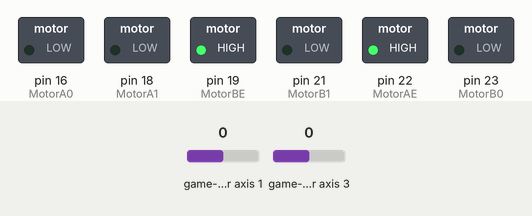
The program below on a simulated Raspberry Pi (header pin numbers). Parts: switched loads named in the program (green lamp = pin HIGH). The inputs (shaded band) are chosen by the test bench; at power-on: game-controller axis 1 0, game-controller axis 3 0. What the program prints to the terminal is not drawn.

Above: at 1.2 s.
1.3 s: game-controller axis 1 set to -1
At 2.5 s:
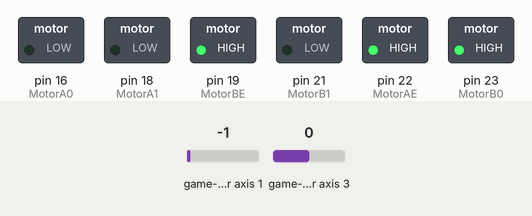
2.8 s: game-controller axis 3 set to -1
At 3.9 s:
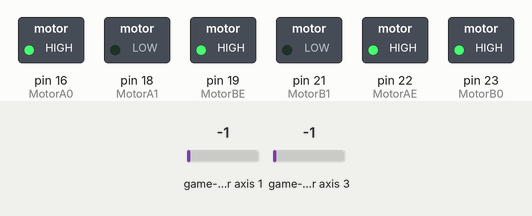
4.3 s: game-controller axis 1 set to -0.5
At 5.0 s:
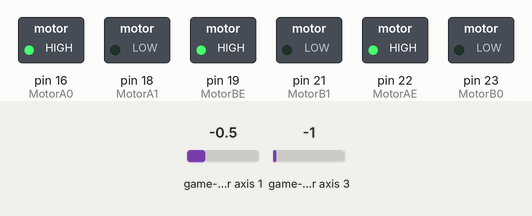
5.8 s: game-controller axis 3 set to 1
At 6.1 s:
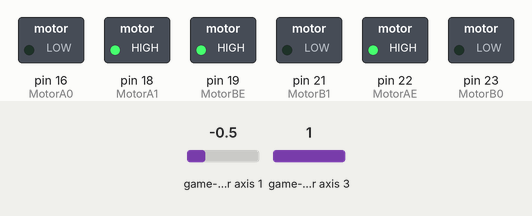
7.3 s: game-controller axis 1 set to 1
At 8.5 s:
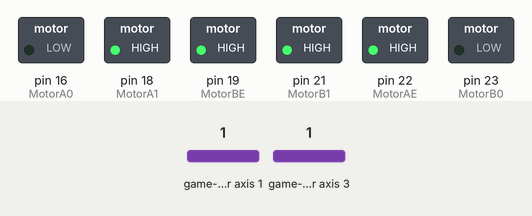
8.8 s: game-controller axis 3 set to 0
At 9.6 s:
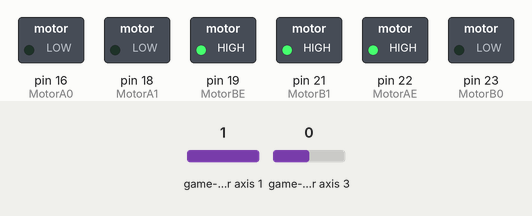
Timing chart, 0 to 11.3 s (numbered marks = the images above; inputs shaded):
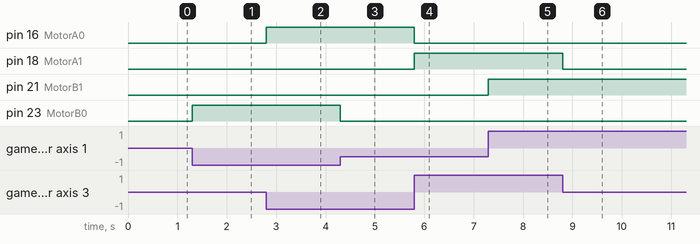

Measured:
- the behaviour switches between -0.5 and -1 on game-controller axis 1 (found by bisection; images 0 and 1)
- the behaviour switches between -0.5 and -1 on game-controller axis 3 (found by bisection; images 1 and 2)
- the behaviour switches between 1 and 0.5 on game-controller axis 3 (found by bisection; images 5 and 6)
- after the input at 1.3 s, pin 23 (MotorB0): LOW → HIGH at once
- after the input at 2.8 s, pin 16 (MotorA0): LOW → HIGH at once
- after the input at 4.3 s, pin 23 (MotorB0): HIGH → LOW at once
- after the input at 5.8 s, pin 16 (MotorA0): HIGH → LOW at once; pin 18 (MotorA1): LOW → HIGH at once
- after the input at 7.3 s, pin 21 (MotorB1): LOW → HIGH at once
- after the input at 8.8 s, pin 18 (MotorA1): HIGH → LOW at once

The program:

PS3_motors.py
```python
#!/usr/bin/env python

import pygame
import time
import RPi.GPIO as GPIO

GPIO.setmode(GPIO.BOARD)

# Initialise the pygame library
pygame.init()

# Connect to the first JoyStick
j = pygame.joystick.Joystick(0)
j.init()

print 'Initialized Joystick : %s' % j.get_name()

# Setup the various GPIO values, using the BCM numbers for now
MotorA0 = 16
MotorA1 = 18
MotorAE = 22

MotorB0 = 23
MotorB1 = 21
MotorBE = 19

A0 = False
A1 = False
B0 = False
B1 = False


GPIO.setup(MotorA0,GPIO.OUT)
GPIO.setup(MotorA1,GPIO.OUT)
GPIO.setup(MotorAE,GPIO.OUT)

GPIO.setup(MotorB0,GPIO.OUT)
GPIO.setup(MotorB1,GPIO.OUT)
GPIO.setup(MotorBE,GPIO.OUT)

# Set all the Motors to 'off'
GPIO.output(MotorA0, A0)
GPIO.output(MotorA1, A1)
GPIO.output(MotorAE, False)
GPIO.output(MotorBE, False)
GPIO.output(MotorB0, B0)
GPIO.output(MotorB1, B1)


# Only start the motors when the inputs go above the following threshold
threshold = 0.60


LeftTrack = 0
RightTrack = 0

# Configure the motors to match the current settings.

def setmotors():
        GPIO.output(MotorA0, A0)
        GPIO.output(MotorA1, A1)
        GPIO.output(MotorAE, True)
        GPIO.output(MotorBE, True)
        GPIO.output(MotorB0, B0)
        GPIO.output(MotorB1, B1)

# Try and run the main code, and in case of failure we can stop the motors
try:
    # Turn on the motors
    GPIO.output(MotorAE, True)
    GPIO.output(MotorBE, True)

    # This is the main loop
    while True:

        # Check for any queued events and then process each one
        events = pygame.event.get()
        for event in events:
          UpdateMotors = 0

          # Check if one of the joysticks has moved
          if event.type == pygame.JOYAXISMOTION:
            if event.axis == 1:
              LeftTrack = event.value
              UpdateMotors = 1
            elif event.axis == 3:
              RightTrack = event.value
              UpdateMotors = 1

            # Check if we need to update what the motors are doing
            if UpdateMotors:

              # Check how to configure the left motor

              # Move forwards
              if (RightTrack > threshold):
                  A0 = False
                  A1 = True
              # Move backwards
              elif (RightTrack < -threshold):
                  A0 = True
                  A1 = False
              # Stopping
              else:
                  A0 = False
                  A1 = False

              # And do the same for the right motor
              if (LeftTrack > threshold):
                  B0 = False
                  B1 = True
              # Move backwards
              elif (LeftTrack < -threshold):
                  B0 = True
                  B1 = False
              # Otherwise stop
              else:
                  B0 = False
                  B1 = False

              # Now we've worked out what is going on we can tell the
              # motors what they need to do
              setmotors()


except KeyboardInterrupt:
    # Turn off the motors
    GPIO.output(MotorAE, False)
    GPIO.output(MotorBE, False)
    j.quit()#!/usr/bin/env python

GPIO.cleanup()
```
